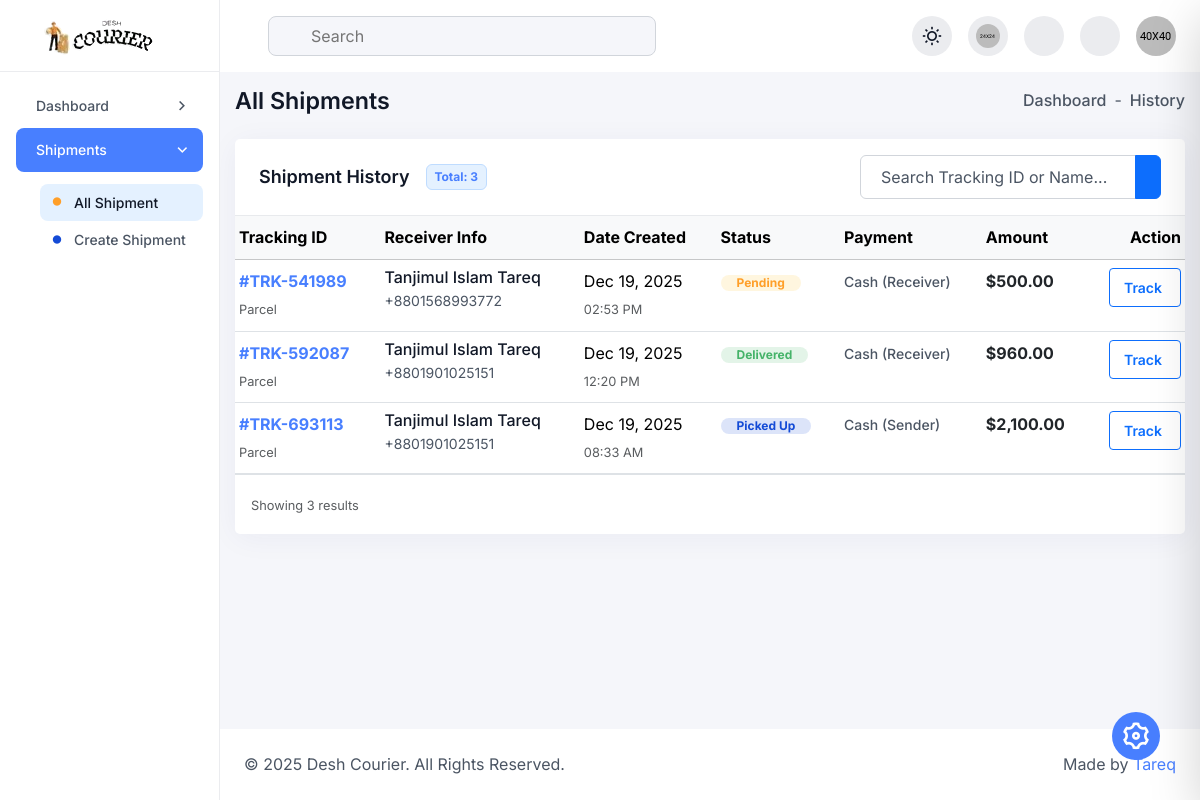
/dashboard/all_shipments.php (signed in), run on an earlier commit of the app's database.
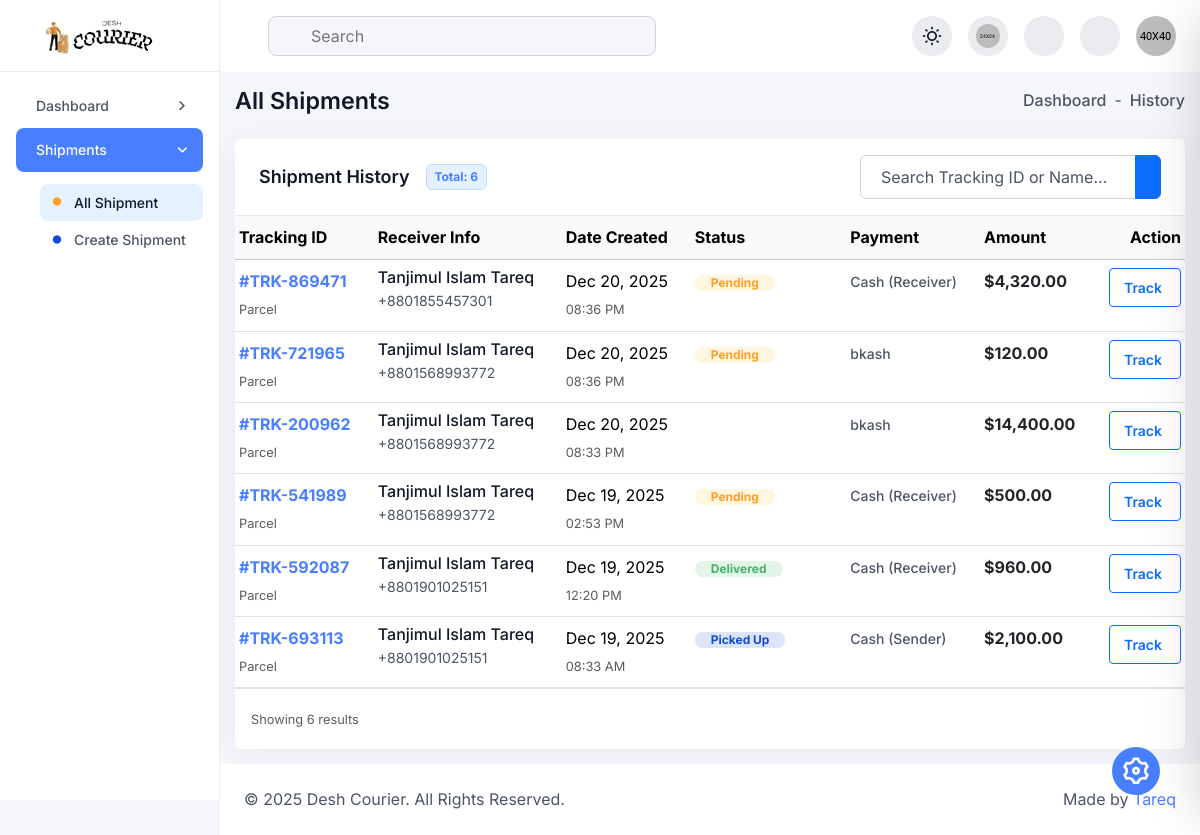
And on a later commit of the database.
### tables this page shows
CREATE TABLE `parcels` (
  `parcel_id` int(11) NOT NULL,
  `tracking_number` varchar(50) NOT NULL,
  `parcel_type` enum('Parcel','Document') DEFAULT 'Parcel',
  `sender_name` varchar(100) NOT NULL,
  `sender_phone` varchar(20) NOT NULL,
  `sender_address` text NOT NULL,
  `receiver_name` varchar(100) NOT NULL,
  `receiver_phone` varchar(20) NOT NULL,
  `receiver_address` text NOT NULL,
  `weight_kg` decimal(5,2) DEFAULT NULL,
  `delivery_type` enum('standard','express','same_day') DEFAULT 'standard',
  `price` decimal(10,2) NOT NULL,
  `payment_method` varchar(50) DEFAULT 'Cash (Receiver)',
  `current_status` enum('pending','picked_up','in_transit','out_for_delivery','delivered','returned','cancelled') DEFAULT 'pending',
  `assigned_courier_id` int(11) DEFAULT NULL,
  `branch_id` int(11) DEFAULT NULL,
  `created_at` timestamp NOT NULL DEFAULT current_timestamp(),
  `updated_at` timestamp NOT NULL DEFAULT current_timestamp() ON UPDATE current_timestamp()
);

### dashboard/all_shipments.php (the view, shortened to what this page needs)
<?php
require 'db.php';
$user_id = $_SESSION['user_id'];
$search = isset($_GET['search']) ? trim($_GET['search']) : '';
try {
    $stmt = $pdo->prepare("SELECT phone FROM users WHERE user_id = ?");
    $stmt->execute([$user_id]);
    $user = $stmt->fetch(PDO::FETCH_ASSOC);
    $userPhone = $user['phone'] ?? '';
} catch (Exception $e) {
    die("Database Error");
}
$shipments = [];
if (!empty($userPhone)) {
    try {
        $sql = "SELECT * FROM parcels WHERE sender_phone = ?";
        $params = [$userPhone];
        $sql .= " ORDER BY created_at DESC";
        $stmt = $pdo->prepare($sql);
        $stmt->execute($params);
        $shipments = $stmt->fetchAll(PDO::FETCH_ASSOC);
    } catch (Exception $e) {
        $shipments = [];
    }
}
?>
<?php include "inc/header.php"?>
<div class="dashboard-main-body">
    <div class="d-flex flex-wrap align-items-center justify-content-between gap-3 mb-24">
        <h6 class="fw-semibold mb-0">All Shipments</h6>
        <ul class="d-flex align-items-center gap-2">
            <li class="fw-medium">
                <a href="index.php" class="d-flex align-items-center gap-1 hover-text-primary">
                    Dashboard
                </a>
            </li>
            <li>-</li>
            <li class="fw-medium">History</li>
        </ul>
    </div>
    <div class="card h-100 p-0 radius-12">
        <div class="card-header border-bottom bg-base py-16 px-24 d-flex align-items-center flex-wrap gap-3 justify-content-between">
            <div class="d-flex align-items-center flex-wrap gap-3">
                <h5 class="card-title mb-0">Shipment History</h5>
                <span class="badge bg-primary-50 text-primary-600 border border-primary-100 round-4 lh-sm">
                    Total: <?= count($shipments) ?>
                </span>
            </div>
            <form class="d-flex align-items-center gap-2" method="GET">
                <div class="input-group">
                    <input type="text" name="search" class="form-control" placeholder="Search Tracking ID or Name..." value="<?= htmlspecialchars($search) ?>">
                    <button type="submit" class="btn btn-primary">
                    </button>
                </div>
            </form>
        </div>
        <div class="card-body p-0">
            <div class="table-responsive">
                <table class="table table-hover align-middle mb-0">
                    <thead class="table-light">
                        <tr>
                            <th scope="col" class="ps-4">Tracking ID</th>
                            <th scope="col">Receiver Info</th>
                            <th scope="col">Date Created</th>
                            <th scope="col">Status</th>
                            <th scope="col">Payment</th>
                            <th scope="col">Amount</th>
                            <th scope="col" class="text-end pe-4">Action</th>
                        </tr>
                    </thead>
                    <tbody>
                        <?php if (count($shipments) > 0): ?>
                            <?php foreach ($shipments as $row): ?>
                                <tr>
                                    <td class="ps-4">
                                        <span class="text-primary-600 fw-bold">#<?= $row['tracking_number'] ?></span>
                                        <br>
                                        <small class="text-muted"><?= $row['parcel_type'] ?></small>
                                    </td>
                                    <td>
                                        <h6 class="text-md mb-0 fw-medium"><?= htmlspecialchars($row['receiver_name']) ?></h6>
                                        <span class="text-sm text-secondary-light"><?= htmlspecialchars($row['receiver_phone']) ?></span>
                                    </td>
                                    <td>
                                        <?= date('M d, Y', strtotime($row['created_at'])) ?>
                                        <br>
                                        <small class="text-muted"><?= date('h:i A', strtotime($row['created_at'])) ?></small>
                                    </td>
                                    <td>
                                        <?php
                                            $st = $row['current_status'];
                                            $badgeClass = 'bg-secondary-focus text-secondary-main';
                                            if($st == 'pending') $badgeClass = 'bg-warning-focus text-warning-main';
                                            elseif($st == 'picked_up') $badgeClass = 'bg-info-focus text-info-main';
                                            elseif($st == 'in_transit') $badgeClass = 'bg-primary-focus text-primary-main';
                                            elseif($st == 'delivered') $badgeClass = 'bg-success-focus text-success-main';
                                            elseif($st == 'cancelled' || $st == 'returned') $badgeClass = 'bg-danger-focus text-danger-main';
                                        ?>
                                        <span class="badge rounded-pill <?= $badgeClass ?> px-3 py-2 fw-bold text-capitalize">
                                            <?= str_replace('_', ' ', $st) ?>
                                        </span>
                                    </td>
                                    <td>
                                        <span class="text-sm fw-medium text-secondary-light">
                                            <?= htmlspecialchars($row['payment_method']) ?>
                                        </span>
                                    </td>
                                    <td>
                                        <span class="text-md fw-bold text-dark">
                                            $<?= number_format($row['price'], 2) ?>
                                        </span>
                                    </td>
                                    <td class="text-end pe-4">
                                        <a href="track.php?id=<?= $row['tracking_number'] ?>" class="btn btn-sm btn-outline-primary fw-semibold d-inline-flex align-items-center gap-1">
                                            Track <iconify-icon icon="solar:arrow-right-linear"></iconify-icon>
                                        </a>
                                    </td>
                                </tr>
                            <?php endforeach; ?>
                        <?php endif; ?>
                    </tbody>
                </table>
            </div>
        </div>
        <div class="card-footer py-3 bg-white border-top">
            <small class="text-muted">Showing <?= count($shipments) ?> results</small>
        </div>
    </div>
</div>
<?php include "inc/footer.php"?>

### dashboard/inc/header.php (shortened to what this page needs)
<!DOCTYPE html>
<html lang="en" data-theme="light">
<head>
  <link rel="stylesheet" href="assets/css/remixicon.css">
  <link rel="stylesheet" href="assets/css/lib/bootstrap.min.css">
  <link rel="stylesheet" href="assets/css/lib/apexcharts.css">
  <link rel="stylesheet" href="assets/css/lib/dataTables.min.css">
  <link rel="stylesheet" href="assets/css/lib/editor-katex.min.css">
  <link rel="stylesheet" href="assets/css/lib/editor.atom-one-dark.min.css">
  <link rel="stylesheet" href="assets/css/lib/editor.quill.snow.css">
  <link rel="stylesheet" href="assets/css/lib/flatpickr.min.css">
  <link rel="stylesheet" href="assets/css/lib/full-calendar.css">
  <link rel="stylesheet" href="assets/css/lib/jquery-jvectormap-2.0.5.css">
  <link rel="stylesheet" href="assets/css/lib/magnific-popup.css">
  <link rel="stylesheet" href="assets/css/lib/slick.css">
  <link rel="stylesheet" href="assets/css/lib/prism.css">
  <link rel="stylesheet" href="assets/css/lib/file-upload.css">
  <link rel="stylesheet" href="assets/css/lib/audioplayer.css">
  <link rel="stylesheet" href="assets/css/style.css">
</head>
<body>
<button type="button"
    class="theme-customization__button w-48-px h-48-px bg-primary-600 text-white rounded-circle d-flex justify-content-center align-items-center position-fixed end-0 bottom-0 mb-40 me-40 text-2xxl bg-hover-primary-700">
    <i class="ri-settings-3-line animate-spin"></i>
</button>
<aside class="sidebar">
  <div>
    <a href="index.php" class="sidebar-logo">
      <img src="assets/images/desh_courier-removebg-preview.png" alt="site logo" class="light-logo">
    </a>
  </div>
  <div class="sidebar-menu-area">
    <ul class="sidebar-menu" id="sidebar-menu">
      <li class="dropdown">
        <a href="javascript:void(0)">
          <span>Dashboard</span>
        </a>
      </li>
      <li class="dropdown">
        <a href="javascript:void(0)">
          <span>Shipments</span>
        </a>
        <ul class="sidebar-submenu">
          <li>
            <a href="all_shipments.php"><i class="ri-circle-fill circle-icon text-warning-main w-auto"></i>
              All Shipment</a>
          </li>
          <li>
            <a href="create_parcel.php"><i class="ri-circle-fill circle-icon text-info-main w-auto"></i> Create Shipment</a>
          </li>
        </ul>
      </li>
    </ul>
  </div>
</aside>
<main class="dashboard-main">
    <div class="navbar-header">
  <div class="row align-items-center justify-content-between">
    <div class="col-auto">
      <div class="d-flex flex-wrap align-items-center gap-4">
        <form class="navbar-search">
          <input type="text" name="search" placeholder="Search">
        </form>
      </div>
    </div>
    <div class="col-auto">
      <div class="d-flex flex-wrap align-items-center gap-3">
        <button type="button" data-theme-toggle
          class="w-40-px h-40-px bg-neutral-200 rounded-circle d-flex justify-content-center align-items-center"></button>
        <div class="dropdown d-none d-sm-inline-block">
          <button
            class="has-indicator w-40-px h-40-px bg-neutral-200 rounded-circle d-flex justify-content-center align-items-center"
            type="button" data-bs-toggle="dropdown">
            <img src="assets/images/lang-flag.png" alt="image" class="w-24 h-24 object-fit-cover rounded-circle">
          </button>
        </div>
        <div class="dropdown">
          <button
            class="has-indicator w-40-px h-40-px bg-neutral-200 rounded-circle d-flex justify-content-center align-items-center"
            type="button" data-bs-toggle="dropdown">
          </button>
        </div>
        <div class="dropdown">
          <button
            class="has-indicator w-40-px h-40-px bg-neutral-200 rounded-circle d-flex justify-content-center align-items-center"
            type="button" data-bs-toggle="dropdown">
          </button>
        </div>
        <div class="dropdown">
          <button class="d-flex justify-content-center align-items-center rounded-circle" type="button"
            data-bs-toggle="dropdown">
            <img src="assets/images/user.png" alt="image" class="w-40-px h-40-px object-fit-cover rounded-circle">
          </button>
        </div>
      </div>
    </div>
  </div>
</div>

### dashboard/inc/footer.php (shortened to what this page needs)
<footer class="d-footer">
  <div class="row align-items-center justify-content-between">
    <div class="col-auto">
      <p class="mb-0">© 2025 Desh Courier. All Rights Reserved.</p>
    </div>
    <div class="col-auto">
      <p class="mb-0">Made by <span class="text-primary-600">Tareq</span></p>
    </div>
  </div>
</footer>
</main>
</body>
</html>

What changed in the data, as far as the page shows it:
added parcels: tracking_number "TRK-869471", parcel_type "Parcel", receiver_name "Tanjimul Islam Tareq", receiver_phone "+8801855457301", created_at "Dec 20, 2025", created_at "08:36 PM", current_status "Pending", payment_method "Cash (Receiver)", price "4,320.00"
added parcels: tracking_number "TRK-721965", parcel_type "Parcel", receiver_name "Tanjimul Islam Tareq", receiver_phone "+8801568993772", created_at "Dec 20, 2025", created_at "08:36 PM", current_status "Pending", payment_method "bkash", price "120.00"
added parcels: tracking_number "TRK-200962", parcel_type "Parcel", receiver_name "Tanjimul Islam Tareq", receiver_phone "+8801568993772", created_at "Dec 20, 2025", created_at "08:33 PM", payment_method "bkash", price "14,400.00"
Also different on the page:
count($shipments): "3" → "6"
